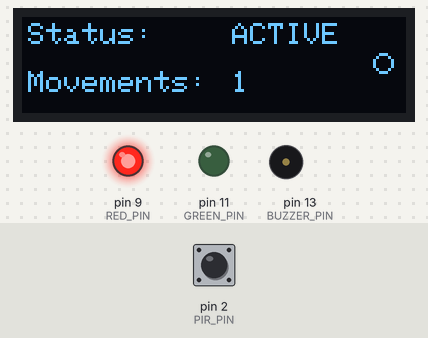
This sketch was run on a simulated Arduino Uno, built with avr-gcc and run on an emulated ATmega328P. Shown: 128×32 one-colour display, output pins drawn as LEDs (lit = HIGH), buzzer (waves = sounding). Dashed ring = blinking. The inputs (shaded band) are chosen by the test bench; at power-on: pin 2 (PIR_PIN) HIGH. What the sketch prints to the serial monitor is not drawn.

Above: at 1.2 s.
1.3 s: pin 2 (PIR_PIN) driven LOW
At 2.6 s:
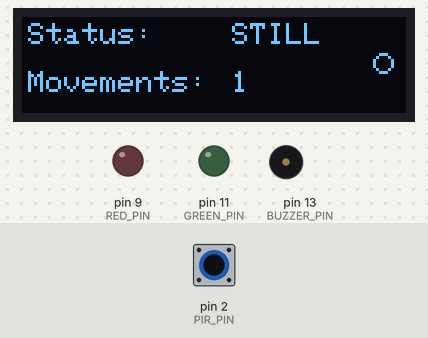
4.3 s: pin 2 (PIR_PIN) driven HIGH
At 5.1 s:
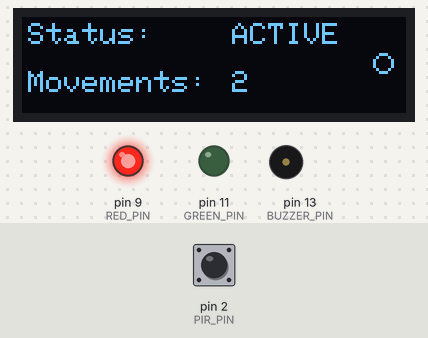
7.3 s: pin 2 (PIR_PIN) driven LOW
At 8.5 s:
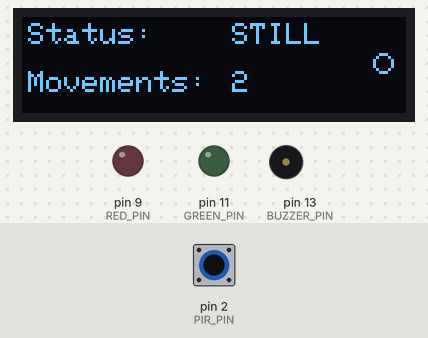
8.8 s: pin 2 (PIR_PIN) pulsed HIGH 2 times (0.12 s each, 0.3 s apart)
At 9.03 s:
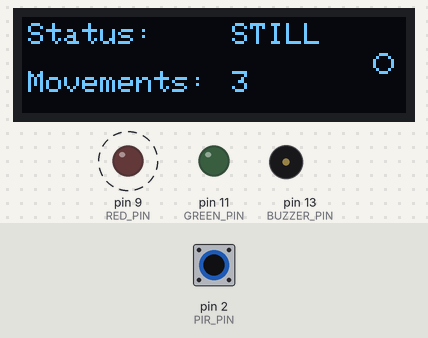
10.9 s: pin 2 (PIR_PIN) pulsed HIGH 5 times (0.12 s each, 0.3 s apart)
At 11.28 s:
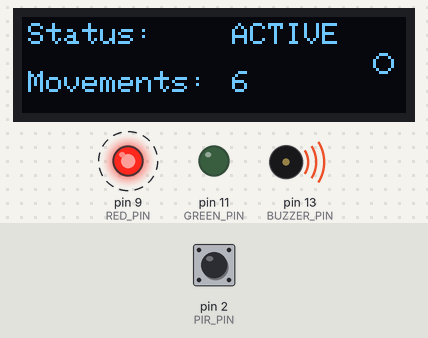
15.4 s: pin 2 (PIR_PIN) driven HIGH
At 16.0 s:
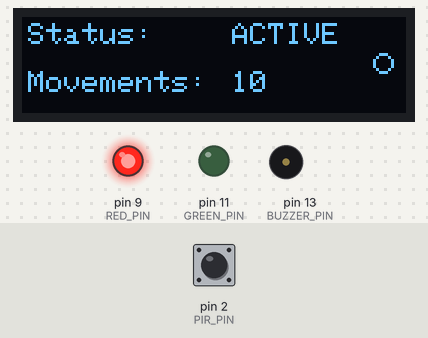
Timing chart, 0 to 19.4 s (numbered marks = the images above; inputs shaded):
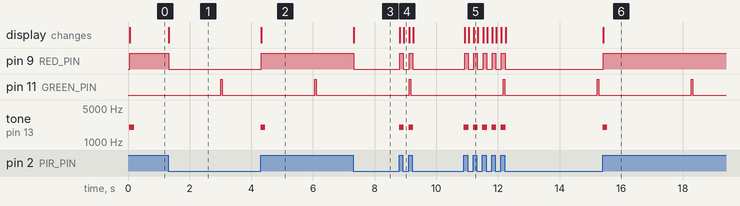

The sketch:

sketch_apr14a.ino
```cpp
#include "PirSensor.h"
#include "LED.h"
#include "Buzzer.h"
#include "FlashingLED.h"
#include <Adafruit_GFX.h>
#include <Adafruit_SSD1306.h>

// Pin Declarations
int RED_PIN = 9;
int GREEN_PIN = 11;
int BUZZER_PIN = 13;
int PIR_PIN = 2;
int OLED_RESET = 4; // Reset pin # (or -1 if sharing Arduino reset pin)


#define SCREEN_WIDTH 128 // OLED display width, in pixels
#define SCREEN_HEIGHT 32 // OLED display height, in pixels
// Pallete - Where you assign names to colors you like
#define BACKCOLOR 0xFFFF // White
#define LINECOLOR 0x0000

// Instantiate the objects we'll be using.
PirSensor pir(PIR_PIN);
FlashingLed green(GREEN_PIN, 50, 3000);
LED red(RED_PIN);
Buzzer buzzer(BUZZER_PIN);
Adafruit_SSD1306 display(SCREEN_WIDTH, SCREEN_HEIGHT, &Wire, OLED_RESET);


void drawBox(int topLeftX, int topLeftY, int bottomRightX, int bottomRightY) {
  display.drawLine(topLeftX, topLeftY, topLeftX, bottomRightY, WHITE);
  display.drawLine(bottomRightX, bottomRightY, bottomRightX, bottomRightY, WHITE);
  display.drawLine(bottomRightX, bottomRightY, topLeftX, bottomRightY, WHITE);
  display.drawLine(topLeftX, bottomRightY, topLeftX, topLeftY ,WHITE);
}

void ShowScreen(String state, int Movements, bool indicatorOn) {
   display.clearDisplay();

  display.setTextSize(1);
  display.setTextColor(WHITE);
  display.setCursor(2,2);
  display.println("Status:");
  display.setCursor(2,18);
  display.println("Movements:");

  display.setCursor(70, 2);
  display.println(state);

  display.setCursor(70, 18);
  display.println(Movements);

  if(indicatorOn==true) {
    display.drawCircle(120,15, 3, WHITE);
    Serial.println(WHITE);
  } else {
    display.drawCircle(120,15, 3, BACKCOLOR);
    Serial.println(BACKCOLOR);
  }

  display.display();
}

void setup() {
  Serial.begin(9600);
  pinMode(BUZZER_PIN, OUTPUT);

  if(!display.begin(SSD1306_SWITCHCAPVCC, 0x3C)) { // Address 0x3C for 128x32
    Serial.println(F("SSD1306 allocation failed"));
    for(;;); // Don't proceed, loop forever
  }

  ShowScreen("OFF", 0, false);

}

// Variables used in the loops.
bool lastStateIsMovement = false;
int MovementCount = 0;
unsigned long pause = 1000;
unsigned long lastMillis = 0;
bool isOn = true;
String statusText = "STILL";


void loop() {
  // Read the movement sensor
  bool movement = pir.Check();

  unsigned long currentMillis = millis();
  if(currentMillis - lastMillis > pause) {
    isOn = !isOn;
    lastMillis = millis();
    ShowScreen(statusText, MovementCount, isOn);
  }

  // Was there movement and has this changed?
  if(movement && lastStateIsMovement == false)
  {
    // Enable the alarm for a period of time.
    buzzer.Beep(150);
    MovementCount += 1;
    statusText= "ACTIVE";
  ShowScreen(statusText, MovementCount, isOn);
  } else
  if(!movement && lastStateIsMovement) {
    statusText = "STILL";
  ShowScreen(statusText, MovementCount, isOn);
  }

  // Update the state of the last known state.
  lastStateIsMovement = movement;

  if(movement) {
    red.On();
  }
  else
  {
    red.Off();
  }
  green.Update();
  buzzer.Update();

}
```

Buzzer.h
```cpp
class Buzzer {
  int pin = 0;
  unsigned long lastMillis = 0;
  unsigned long toneTime = 0;
  int pitch = 0;
  bool isBuzzing = false;

  public:
  Buzzer(int Pin){
    pin = Pin;
    pinMode(pin, OUTPUT);
  }

  void Beep(int ToneTime) {
    Serial.println("Starting buzzer...");
    isBuzzing = true;
    toneTime = ToneTime;
    tone(pin, 2000);
    lastMillis = millis();
  }

  void Update() {
    unsigned long currentMillis = millis();

    if(isBuzzing && currentMillis - lastMillis > toneTime) {
      Serial.println("Stopping buzzer");
      noTone(pin);
      isBuzzing = false;
    }
  }


};
```

FlashingLed.h
```cpp
/*
 * A class that handles a flashing LED.
 */
class FlashingLed {
  int ledPin;
  long onTime;
  long offTime;
  int state;
  unsigned long previousMillis;

  public:
  FlashingLed(int LedPin, long On, long Off) {
    ledPin = LedPin;
    onTime = On;
    offTime = Off;
    pinMode(LedPin, OUTPUT);
    state = LOW;
    previousMillis = 0;
  }

  void Update() {
    unsigned long currentMillis = millis();

    if((state == HIGH) and (currentMillis - previousMillis >= onTime)) {
      state = LOW;
      //Serial.print("Going Low");
      //Serial.println(state);
      previousMillis = currentMillis;
      digitalWrite(ledPin, state);
    }
    else
    if((state==LOW) and (currentMillis - previousMillis >= offTime)) {
      //Serial.println("Going High");
      state = HIGH;
      //Serial.println(state);
      previousMillis = currentMillis;
      digitalWrite(ledPin, state);
    }
  }
};
```

LED.h
```cpp
class LED {
  int pin = 0;

  public:
  LED(int Pin){
    pin = Pin;
    pinMode(pin, OUTPUT);
  }

  void On(){
    digitalWrite(pin, HIGH);
  }

  void Off(){
    digitalWrite(pin, LOW);

  }
};
```

PirSensor.h
```cpp
class PirSensor {
  int pin = 0;

   public:
  PirSensor(int Pin) {
    pin = Pin;
    pinMode(pin, INPUT);
  }

  bool Check() {
    int newState = digitalRead(pin);
    return newState == HIGH;
  }
};
```

Measured:
- after the input at 1.3 s, pin 9 (RED_PIN): HIGH → LOW at once; the display: changes at once (image 1)
- after the input at 4.3 s, pin 9 (RED_PIN): LOW → HIGH at once; tone on pin 13 (BUZZER_PIN): silent → 2000 Hz at once, → silent 0.15 s later; the display: changes at once (image 2)
- after the input at 7.3 s, pin 9 (RED_PIN): HIGH → LOW at once; the display: changes at once (image 3)
- after the input at 8.8 s, pin 9 (RED_PIN): alternates HIGH for 0.12 s and LOW for 0.18 s, 4 changes in all, then stays LOW, starting at once; tone on pin 13 (BUZZER_PIN): alternates 2000 Hz for 0.15 s and silent for 0.15 s, 4 changes in all, then stays silent, starting at once; the display: first changes at once (image 4 shows a later state)
- after the input at 10.9 s, pin 9 (RED_PIN): alternates HIGH for 0.12 s and LOW for 0.18 s, 10 changes in all, then stays LOW, starting at once; tone on pin 13 (BUZZER_PIN): alternates 2000 Hz for 0.15 s and silent for 0.15 s, 10 changes in all, then stays silent, starting at once; the display: first changes at once (image 5 shows a later state)
- after the input at 15.4 s, pin 9 (RED_PIN): LOW → HIGH at once; tone on pin 13 (BUZZER_PIN): silent → 2000 Hz at once, → silent 0.15 s later; the display: changes at once (image 6)
- by itself, pin 11 (GREEN_PIN): alternates HIGH for 0.05 s and LOW for 3.0 s
